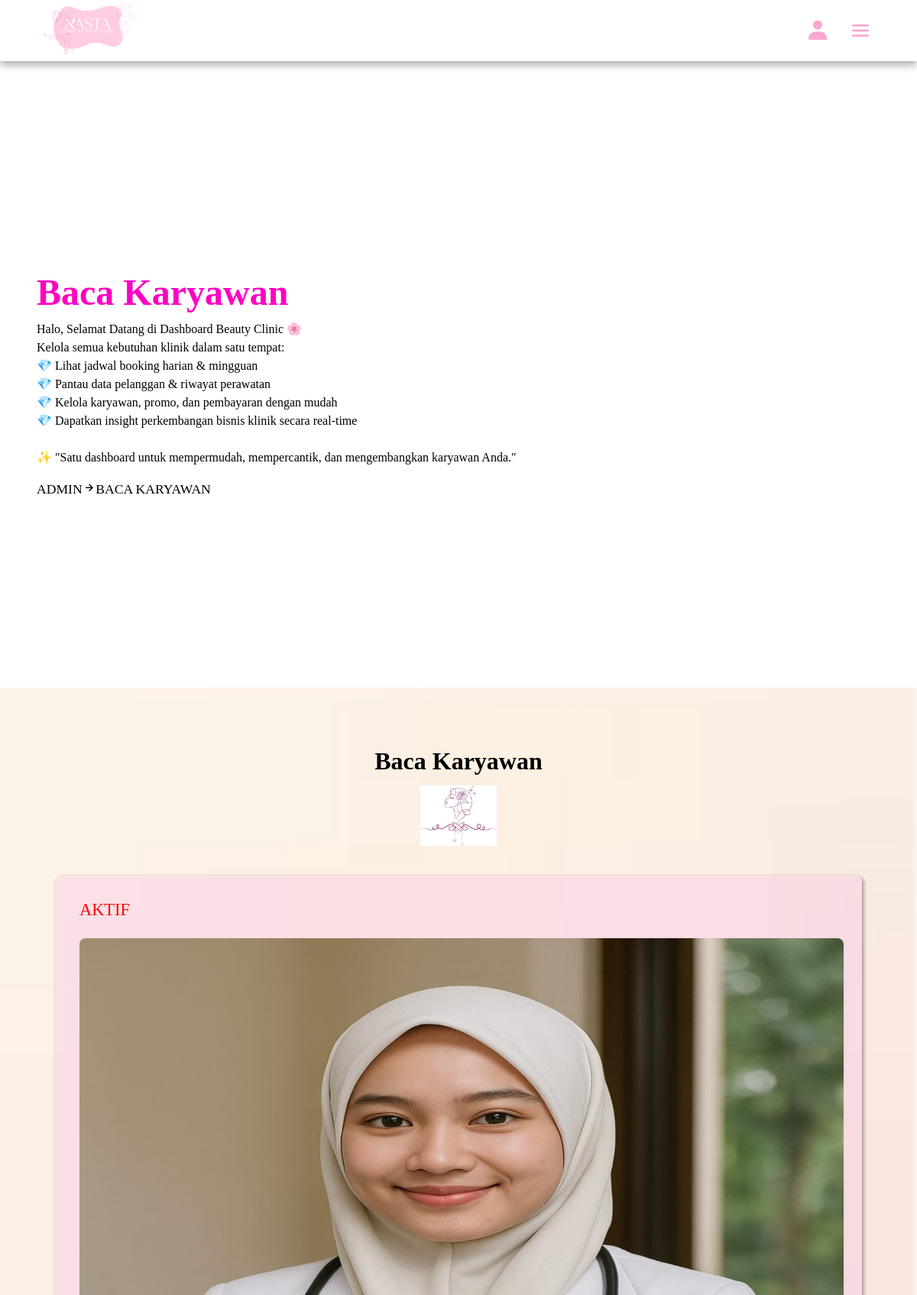
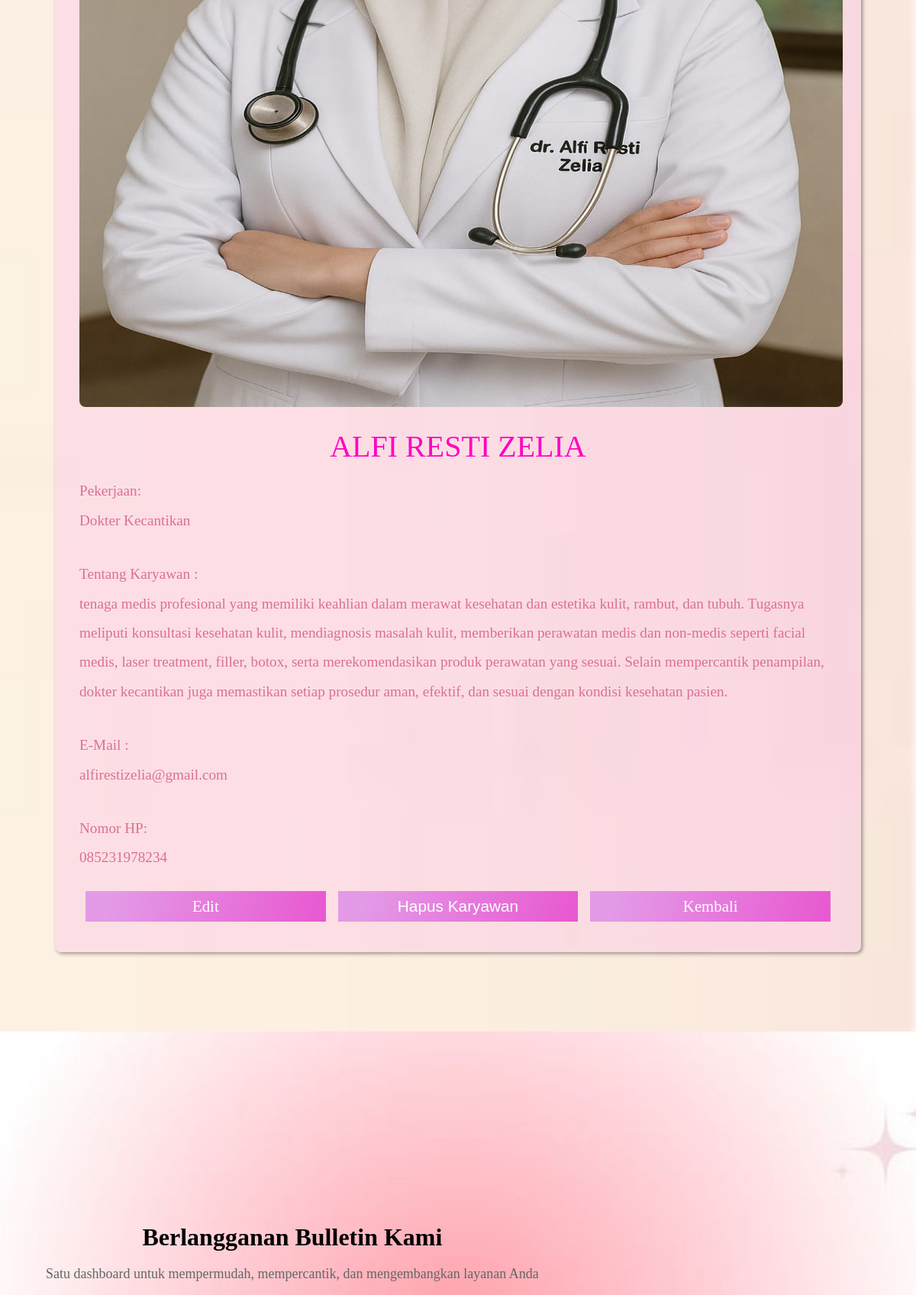
Page /admin/read_karyawan.php?get_id=1 (signed in, upper part) on the committed database (2 pictures, top to bottom).
### tables this page shows
CREATE TABLE `karyawan` (
  `id_karyawan` varchar(20) NOT NULL,
  `nama` varchar(50) NOT NULL,
  `pekerjaan` varchar(100) NOT NULL,
  `email` varchar(100) NOT NULL,
  `no_telp` char(20) NOT NULL,
  `deskripsi_profil` text NOT NULL,
  `profil` varchar(100) NOT NULL,
  `status` varchar(50) NOT NULL
);

### admin/read_karyawan.php (the view, shortened to what this page needs)
<?php
$get_id = htmlspecialchars($_GET['get_id'], ENT_QUOTES, 'UTF-8');
?>
<!DOCTYPE html>
<html lang="id">
<head>
    <link href="https://unpkg.com/boxicons@2.1.2/css/boxicons.min.css" rel="stylesheet">
    <link rel="stylesheet" href="../css/admin_style.css?v=<?php echo time(); ?>">
</head>
<body>
<?php include '../components/admin_header.php'; ?>
<div class="banner">
    <div class="detail">
        <h1>Baca karyawan</h1>
        <p style="text-align: left;">
            Halo, Selamat Datang di Dashboard Beauty Clinic 🌸 <br>
            Kelola semua kebutuhan klinik dalam satu tempat: <br>
            💎 Lihat jadwal booking harian & mingguan <br>
            💎 Pantau data pelanggan & riwayat perawatan <br>
            💎 Kelola karyawan, promo, dan pembayaran dengan mudah <br>
            💎 Dapatkan insight perkembangan bisnis klinik secara real-time <br><br>
            ✨ "Satu dashboard untuk mempermudah, mempercantik, dan mengembangkan karyawan Anda."
        </p>
        <span><a href="dashboard.php">Admin</a><i class="bx bx-right-arrow-alt"></i>Baca karyawan</span>
    </div>
</div>
<section class="read_container">
    <div class="heading">
        <h1>Baca karyawan</h1>
        <img src="../image/layer.jpg" width="100">
    </div>
    <div class="container">
        <?php
        $select_karyawan = $conn->prepare("SELECT * FROM karyawan WHERE id_karyawan = ?");
        $select_karyawan->execute([$get_id]);
        if ($select_karyawan->rowCount() > 0) {
            while ($fetch_karyawan = $select_karyawan->fetch(PDO::FETCH_ASSOC)) {
        ?>
        <form action="" method="post" class="box">
            <div class="status" style="color: <?= ($fetch_karyawan['status'] == 'active') ? 'green' : 'red'; ?>">
                <?= ucfirst($fetch_karyawan['status']); ?>
            </div>
            <?php if (!empty($fetch_karyawan['profil'])): ?>
                <img src="../uploaded_files/<?= htmlspecialchars($fetch_karyawan['profil']); ?>" class="foto" alt="Foto karyawan" style="width: 1000px; height: 1000px;">
            <?php endif; ?>
            <div class="nama"><?= htmlspecialchars($fetch_karyawan['nama']); ?></div>
            <div class="content"><p>Pekerjaan: </p><?= nl2br(htmlspecialchars($fetch_karyawan['pekerjaan'])); ?></div>
            <div class="content"><p>Tentang Karyawan :</p><?= nl2br(htmlspecialchars($fetch_karyawan['deskripsi_profil'])); ?></div>
            <div class="content"><p>E-Mail : </p><?= nl2br(htmlspecialchars($fetch_karyawan['email'])); ?></div>
            <div class="content"><p>Nomor HP: </p><?= nl2br(htmlspecialchars($fetch_karyawan['no_telp'])); ?></div>
            <div class="flex-btn">
                <a href="edit_karyawan.php?id_karyawan=<?= htmlspecialchars($fetch_karyawan['id_karyawan']); ?>" class="btn">Edit</a>
                <button type="submit" name="delete" class="btn" onclick="return confirm('Apakah ingin menghapus karyawan ini?');">Hapus karyawan</button>
                <a href="view_employee.php" class="btn">Kembali</a>
            </div>
        </form>
        <?php
            }
        } else {
            echo '
            <div class="empty">
                <p>Tidak ada karyawan yang ditemukan! <br>
                <a href="add_view_employee.php" class="btn" style="margin-top: 1rem;">Tambahkan karyawan</a></p>
            </div>';
        }
        ?>
    </div>
</section>
<?php include '../components/admin_footer.php'; ?>
</body>
</html>

### components/admin_header.php (shortened to what this page needs)
<header>
  <div class="logo">
    <img src="../image/logo.png" width="130">
</div>
<div class="right">
<div class="bx bxs-user" id="user-btn"></div>
<div class="bx bx-menu" id="toggle-btn"></div>
</div>
</header>

### components/admin_footer.php (shortened to what this page needs)
<div class="newsletter">
    <div class="box-detail">
        <h1>Berlangganan Bulletin Kami</h1>
        <p>Satu dashboard untuk mempermudah, mempercantik, dan mengembangkan layanan Anda</p>
    </div>
</div>

### css/admin_style.css (style rules this page uses)
* { margin: 0; padding: 0; box-sizing: border-box; outline: none; text-decoration: none; list-style: none; }
:root { --main-color: #ff00c3; --pink-color: #fba7d1; --gray: #ffe6e9; --white-alfa-40: rgba(255, 147, 237, 0.478); --white-alfa-25: rgba(252, 173, 235, 0.25); --backdrop-filter: blur(5px); --box-shadow: 2px 2px 5px rgba(0, 0, 0, 0.40); --gradient: linear-gradient(109.6deg,rgb(227, 154, 231) 11.2%, rgb(232, 87, 208)100.2%); }
body { background-image: url('../image/bg0.jpg'); background-size: cover; background-position: center; }
html { scroll-behavior: smooth; }
.btn { display: inline-block; padding: .5rem 3rem; margin-top: 1rem; background: var(--gradient); color: #fff; cursor: pointer; text-align: center; position: revert; z-index: 100; font-size: 1.3rem; text-transform: capitalize; }
.heading { text-align: center; line-height: 1.5; }
.heading h1 { font-size: 2rem; text-transform: capitalize; }
.heading img { margin-top: .5rem; white-space: 150px!important; }
section { padding: 6%; }
.flex-btn { display: flex; justify-content: space-between; }
.flex-btn .btn { margin: .5rem; }
.banner { margin-top: 5rem; white-space: 100%; height: 100vh; display: flex; align-items: center; background-position: center; background-size: cover; animation: banner 5s infinite alternate; }
.banner .detail { padding-left: 4%; line-height: 1.5; }
.banner .detail p { font-size: 16px; margin-bottom: 1rem; }
.banner .detail span { text-transform: uppercase; font-size: 1.1rem; margin-top: 1rem; }
.banner .detail span a { color: #000; }
.banner .detail h1 { font-size: 3rem; color: var(--main-color); text-transform: capitalize; }
header { position: fixed; left: 0; top: 0; right: 0; height: 80px; z-index: 151; box-shadow: 0px 5px 10px 0px #aaa; padding: 0 50px; background: #fff; display: flex; justify-content: space-between; align-items: center; }
header .right { display: flex; }
#user-btn, #toggle-btn { font-size: 2rem; padding: .5rem; color: var(--pink-color); cursor: pointer; transition: .5s; }
#toggle-btn { margin-left: .5rem; display: block; }
.newsletter { width: 100%; background-image: url('../image/form-bg.jpg'); background-size: cover; background-repeat: no-repeat; background-position: center; min-height: 100vh; display: flex; align-items: center; justify-content: flex-start; padding: 0 5%; }
.newsletter .box-detail { text-align: center; }
.newsletter .box-detail h1 { text-transform: capitalize; }
.newsletter .box-detail p { font-size: 18px; line-height: 1.5; color: #666; margin: 1rem 0; }
.read_container { display: flex; flex-direction: column; background-size: cover; background-attachment: fixed; background-image: url('../image/form-bg-1.jpg'); }
.read_container form { border-radius: .5rem; max-width: 1100px; margin: 2rem auto; width: 100%; border-radius: .5rem; padding: 2rem; box-shadow: var(--box-shadow); background: var(--white-alfa-25); position: relative; }
.read_container form .foto { width: 100%; border-radius: .5rem; margin-top: 1.5rem; text-align: center; }
.read_container form .nama { color: var(--main-color); font-size: 2.5rem; margin-top: 1.5rem; text-transform: uppercase; text-align: center; }
.read_container .status { text-transform: uppercase; font-size: 1.4rem; }
.read_container form .content { line-height: 2; font-size: 1.2rem; color: palevioletred; padding: 1rem 0; }
.read_container form .flex-btn { justify-content: space-between; }
.read_container form .flex-btn .btn { width: 33%; text-align: center; border: none; }
header { position: fixed !important; z-index: 10000 !important; }
.banner { position: relative !important; z-index: 1 !important; margin-top: 100px !important; }
#user-btn, #toggle-btn { position: relative; z-index: 10002 !important; cursor: pointer; }

### rows in the picture
karyawan: status "AKTIF", profil (picture), nama "ALFI RESTI ZELIA", pekerjaan "Dokter Kecantikan", deskripsi_profil "tenaga medis profesional yang memiliki keahlian dalam merawat kesehatan dan estetika kulit, rambut, dan tubuh. Tugasnya meliputi konsultasi kesehatan kulit, mendiagnosis masalah kulit, memberikan perawatan medis dan non-medis seperti facial medis, laser treatment, filler, botox, serta merekomendasikan produk perawatan yang sesuai. Selain mempercantik penampilan, dokter kecantikan juga memastikan setiap prosedur aman, efektif, dan sesuai dengan kondisi kesehatan pasien.", email "alfirestizelia@gmail.com", no_telp "085231978234"
